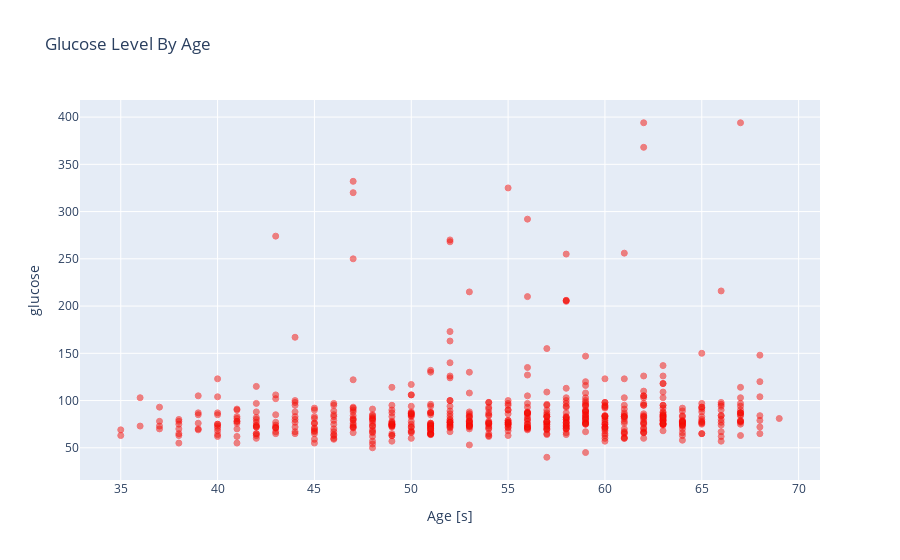

Notebook code cell kept with this figure:
### Code cell
# Let's plot the blood sugar levels(glucose) against age. 
# The age is shown in years from the start of the time period of the given dataset.

blood_sugar_levels = updated_heart_disease_df.loc[updated_heart_disease_df['TenYearCHD'] == 1]

trace = go.Scatter(
    x = blood_sugar_levels['age'],y = blood_sugar_levels['glucose'],
    name="glucose",
     marker=dict(
                color='rgb(238,23,11)',
                line=dict(
                    color='red',
                    width=1),
                opacity=0.5,
            ),
    text= blood_sugar_levels['glucose'],
    mode = "markers"
)
data = [trace]
layout = dict(title = 'Glucose Level By Age',
          xaxis = dict(title = 'Age [s]', showticklabels=True), 
          yaxis = dict(title = 'glucose'),
          hovermode='closest'
         )
fig = dict(data=data, layout=layout)
iplot(fig, filename='blood_sugar_levels-glucose')

### Figure 1 — Plotly figure (JSON) as saved in the notebook; plotly's stock layout.template omitted (floating-point values rounded to 4 significant figures; data arrays with more than 128 entries replaced by an {"elided": "..."} marker saying what was removed)
{"data": [{"marker": {"color": "rgb(238,23,11)", "line": {"color": "red", "width": 1}, "opacity": 0.5}, "mode": "markers", "name": "glucose", "text": {"elided": "557 int values"}, "type": "scatter", "x": {"elided": "557 int values"}, "y": {"elided": "557 int values"}}], "layout": {"hovermode": "closest", "title": {"text": "Glucose Level By Age"}, "xaxis": {"showticklabels": true, "title": {"text": "Age [s]"}}, "yaxis": {"title": {"text": "glucose"}}}}
